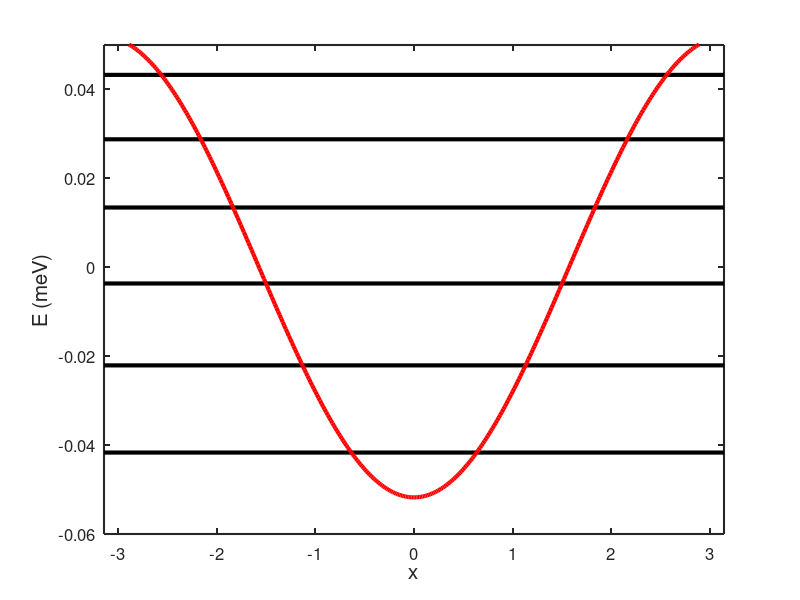
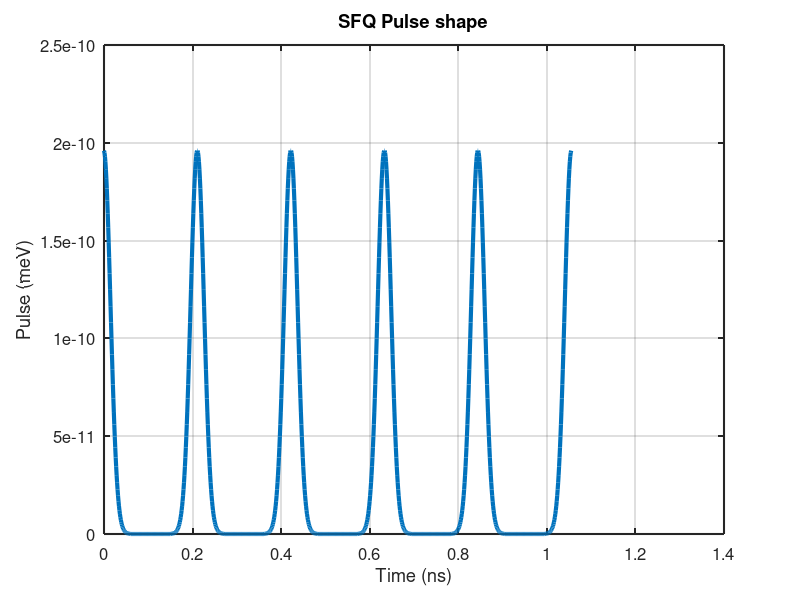
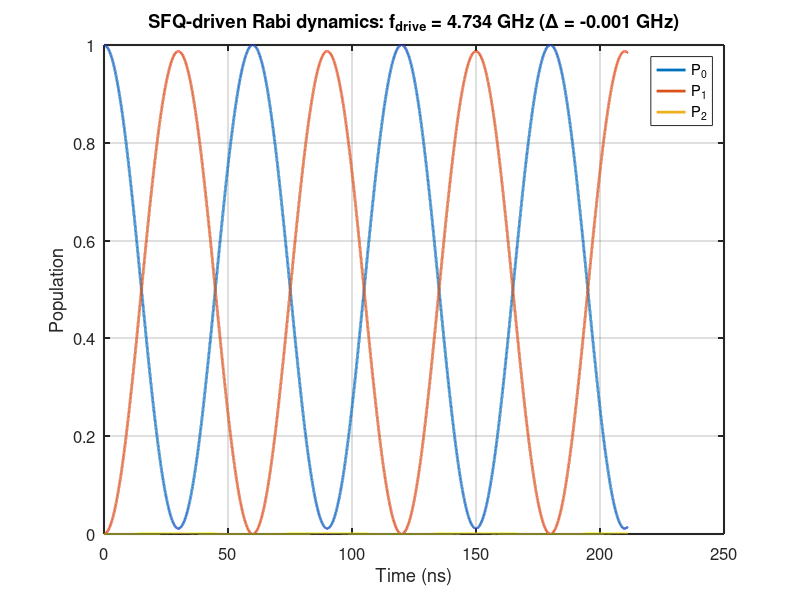

MATLAB code to generate these figures, in order:
%% Transmon + SFQ pulse train + Crank–Nicolson Rabi simulation (AG)
clear; close all; clc;

%% Physical constants
h    = 6.62607015e-34;      % Planck constant [J·s]
hbar = h/(2*pi);
q=1.6e-19; % electron chrage in Coulombs 

%% Transmon parameters
fC        = 250e6;          % Charging energy frequency EC/h [Hz]
EC        = h * fC;         % EC in Joules
EJ_over_EC = 50;            % EJ/EC ratio (typical transmon)
EJ        = EJ_over_EC * EC; % Josephson energy [J]

%% Charge basis (|n> states)
n_cut = 20;                 % max |n| to keep
n     = -n_cut:n_cut;       % integer charge states
N     = numel(n);           % Hilbert space dimension

%% Build static transmon Hamiltonian H in charge basis
% H = 4EC n^2 - (EJ/2)(|n><n+1| + h.c.)
main_diag = 4 * EC * (n.^2);
off_diag  = -(EJ/2) * ones(1, N-1);

H = diag(main_diag) ...
    + diag(off_diag, 1) ...
    + diag(off_diag, -1);

%% Diagonalize H
[V, D]      = eig(H);                % columns of V: eigenvectors in charge basis in Joules
[Evals, ix] = sort(diag(D));         % sort eigenvalues 
V           = V(:, ix);              % reorder eigenvectors

% Energies in GHz
E_GHz = Evals / h / 1e9;

% Plot Energies and Potential 

figure(1)
for k=1:N
    Y=[Evals(k) Evals(k) Evals(k)]/1e-3/q; %% meV
    X=[-pi 0 pi]
    plot(X,Y,'k','linewidth',3) %Plot energy eigenvalues in meV
    xlabel('x','fontsize',15)
    hold on
    ylabel('E (meV)','fontsize',15)
    set(gca,'LineWidth',1.5,'FontSize',12);
    hold on
end
phi = linspace(-pi, pi, 400); % superconducting phase
U   = -EJ * cos(phi);         % Josephson potential [J]
plot(phi,U/q/1e-3,'r','linewidth',3) % Plot potential in meV
axis([-pi pi -0.06 0.05])

% Basic spectroscopic info
f01 = (Evals(2) - Evals(1)) / h / 1e9;   % |0> -> |1>, GHz
f12 = (Evals(3) - Evals(2)) / h / 1e9;   % |1> -> |2>, GHz
anh = f12 - f01;                         % anharmonicity, GHz

fprintf('Transmon parameters:\n');
fprintf('  EC/h  = %.3f GHz\n', fC / 1e9);
fprintf('  EJ/EC = %.1f\n', EJ_over_EC);
fprintf('  f01   = %.3f GHz\n', f01);
fprintf('  f12   = %.3f GHz\n', f12);
fprintf('  Anharmonicity (f12 - f01) = %.3f GHz\n\n', anh);

%% Choose a truncated eigenbasis (low levels only)
dim_sub = 6;                            % keep first few levels
E_sub   = Evals(1:dim_sub);
H0_eig  = diag(E_sub);                  % static Hamiltonian in eigenbasis

%% Build drive operator in eigenbasis
% Model SFQ pulses as a time-dependent term: H_drive(t) = A(t) * n_hat
% Charge operator n_hat in charge basis is diag(n)
n_op_charge = diag(n);
% Transform to eigenbasis
n_op_eig_full = V' * n_op_charge * V;
n_op_eig      = n_op_eig_full(1:dim_sub, 1:dim_sub);

%% Drive frequency and SFQ pulse parameters
f01_Hz   = f01 * 1e9;             % |0>->|1| in Hz
delta_f  = -1e6;                  % detuning (Hz)
f_drive  = f01_Hz + delta_f;      % drive repetition rate ~ resonant with 0-1 + detuning
T_drive  = 1 / f_drive;           % pulse repetition period [s]


Npulses  = 1000;                  % number of SFQ pulses in the train
t_total  = Npulses * T_drive;     % total simulation time

sigma    = 15e-12;                 % SFQ pulse width (std dev) ~ 2-20 ps
A0       = 0.01 * (Evals(2)-Evals(1)); % Pulse amplitude in Joules 

%% Time discretization and Crank-Nicolson setup
steps_per_period = 200;          % time steps per drive period
dt       = T_drive / steps_per_period;
Nt       = round(t_total / dt);
t_vec    = (0:Nt-1).' * dt;

% Precompute pulse centers
pulse_centers = (0:Npulses-1) * T_drive;

% Initial state: ground state |0> in eigenbasis
psi = zeros(dim_sub, 1);
psi(1) = 1.0;

% Storage for populations
P0 = zeros(Nt, 1);
P1 = zeros(Nt, 1);
P2 = zeros(Nt, 1);


% Helper identity
I_sub = eye(dim_sub);

%% Time evolution via Crank–Nicolson
At=zeros(Nt,1);
for it = 1:Nt
    it
    t  = t_vec(it);
    tm = t + dt/2;   % mid-point time for CN Hamiltonian

    % SFQ pulse train envelope: sum of Gaussians centered at pulse_centers
    % A(tm) = sum_k A0 * exp(-(tm - t_k)^2 / (2 sigma^2))
    % For speed, only sum nearby pulses (within ~4 sigma)
    
    dt_to_pulses = tm - pulse_centers;
    mask         = abs(dt_to_pulses) < 4*sigma;
    A_t          = sum(A0 * exp(-0.5 * (dt_to_pulses(mask)/sigma).^2));
    At(it) = A_t;

    % Total Hamiltonian in eigenbasis at mid-time
    H_mid = H0_eig + A_t * n_op_eig;

    % Crank–Nicolson update:
    % (I + i dt/(2ħ) H_mid) psi_{t+dt} = (Ir - i dt/(2ħ) H_mid) psi_t
    A_mat = (I_sub + 1i * dt/(2*hbar) * H_mid);
    B_mat = (I_sub - 1i * dt/(2*hbar) * H_mid);

    psi = A_mat \ (B_mat * psi);         % solve linear system

    % Normalize (guards against numerical drift)
    psi = psi / norm(psi);

    % Store populations in |0>,|1>,|2>
    P0(it) = abs(psi(1))^2;
    P1(it) = abs(psi(2))^2;
    P2(it) = abs(psi(3))^2;
end

%% Plot pulse sequence
figure(2)
plot(t_vec(1:1000)*1e9,At(1:1000)/q/1e3,'linewidth',3)
xlabel('Time (ns)');
ylabel('Pulse (meV)');
title('SFQ Pulse shape');
set(gca,'LineWidth',1.5,'FontSize',12);
grid on;

%% Plot populations: Rabi oscillations + leakage
figure(3) 
hold on; box on;
plot(t_vec*1e9, P0, 'LineWidth', 2);  % P0 vs time [ns]
plot(t_vec*1e9, P1, 'LineWidth', 2);  % P1
plot(t_vec*1e9, P2, 'LineWidth', 2);  % P2 (leakage)
xlabel('Time (ns)');
ylabel('Population');
legend('P_0','P_1','P_2','Location','best');
title(sprintf('SFQ-driven Rabi dynamics: f_{drive} = %.3f GHz (Δ = %.3f GHz)', ...
              f_drive/1e9, delta_f/1e9));
set(gca,'LineWidth',1.5,'FontSize',12);
grid on;